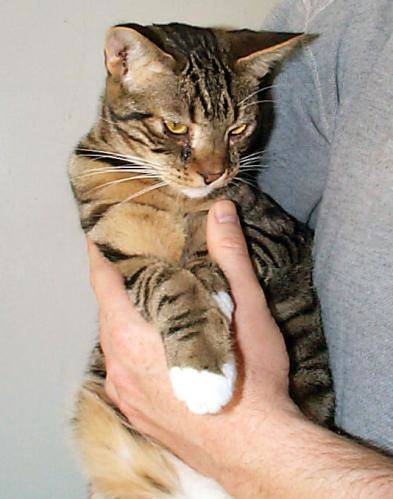
#> input picture train/cat/cat.9993.jpg, 393 x 499 px, found by its file name; its folder holds 3 pictures in this run
$ python cats_vs_dogs_svm.py
#> lines starting #> are read from the running program, lines starting #| are printed output that depends on the picture
import os
import numpy as np
import cv2
from sklearn.model_selection import train_test_split
from sklearn.svm import SVC
from sklearn.metrics import accuracy_score
import matplotlib.pyplot as plt

# Directory paths
dataset_path = "C:/Users/ayush/OneDrive/Desktop/intership/intern taks/PRODIGY_ML_03/train"

# Parameters
image_size = (64, 64)  # Resize images to 64x64

def load_images_from_folder(folder, label):
#> called with label = 0
    images = []
    labels = []
    for filename in os.listdir(folder):
        img_path = os.path.join(folder, filename)
        img = cv2.imread(img_path)
#> img is the input picture: shape (499, 393, 3); mean B, G, R 140.9, 154, 169.3
        if img is not None:
            img = cv2.resize(img, image_size)
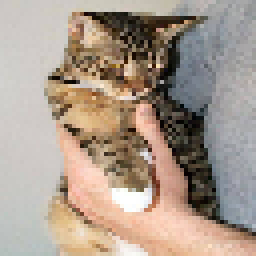
#> img: shape (64, 64, 3) (shown 4 times larger); mean B, G, R 140.8, 153.9, 169.2
            images.append(img)
            labels.append(label)
#> pass 2 of the loop in load_images_from_folder, `for filename in os.listdir(folder):`:
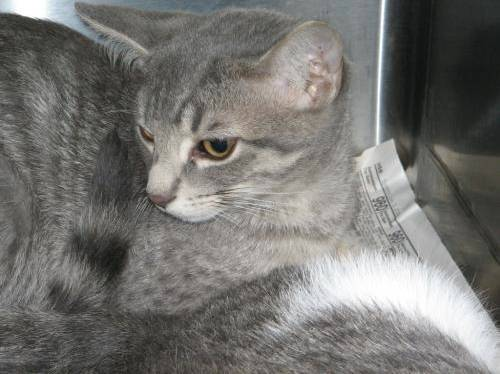
#> input picture train/cat/cat.9994.jpg, 500 x 374 px, found by its file name
#> in load_images_from_folder, img is the input picture: shape (374, 500, 3); mean B, G, R 113.2, 116.3, 117.3
#> in load_images_from_folder, `img = cv2.resize(img, image_size)`:
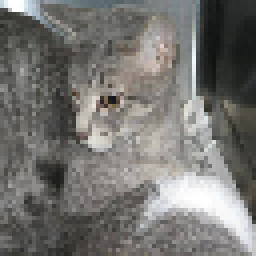
#> img: shape (64, 64, 3) (shown 4 times larger); mean B, G, R 113.4, 116.5, 117.5
#> pass 3 of the loop in load_images_from_folder, `for filename in os.listdir(folder):`:
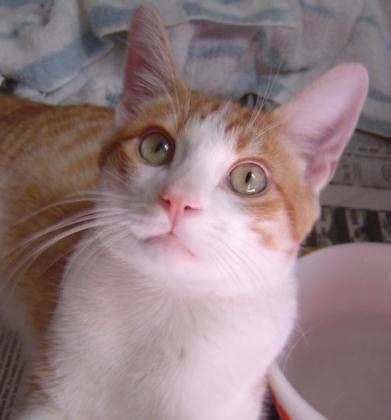
#> input picture train/cat/cat.9996.jpg, 391 x 420 px, found by its file name
#> in load_images_from_folder, img is the input picture: shape (420, 391, 3); mean B, G, R 126.6, 123.7, 145.1
#> in load_images_from_folder, `img = cv2.resize(img, image_size)`:
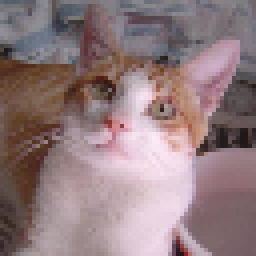
#> img: shape (64, 64, 3) (shown 4 times larger); mean B, G, R 126.5, 123.5, 145
    return images, labels

# Load images
cats_folder = os.path.join(dataset_path, "cat")
dogs_folder = os.path.join(dataset_path, "dog")

cat_images, cat_labels = load_images_from_folder(cats_folder, 0)
#> cat_images = 3 items; cat_labels = [0, 0, 0]
dog_images, dog_labels = load_images_from_folder(dogs_folder, 1)
#> call 2 of load_images_from_folder, with label = 1
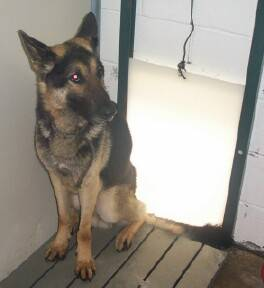
#> input picture train/dog/dog.9961.jpg, 264 x 288 px, found by its file name
#> in load_images_from_folder, img is the input picture: shape (288, 264, 3); mean B, G, R 140.6, 149.7, 155.2
#> in load_images_from_folder (call 2), `img = cv2.resize(img, image_size)`:
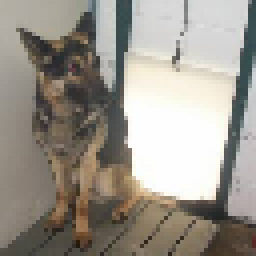
#> img: shape (64, 64, 3) (shown 4 times larger); mean B, G, R 140.5, 149.5, 155
#> dog_images = 1 item; dog_labels = [1]

images = np.array(cat_images + dog_images)
labels = np.array(cat_labels + dog_labels)
#> labels = [0, 0, 0, 1]

images = images / 255.0


n_samples = len(images)
#> n_samples = 4
images_flattened = images.reshape(n_samples, -1)

X_train, X_test, y_train, y_test = train_test_split(images_flattened, labels, test_size=0.2, random_state=42)
#> y_train = [1, 0, 0]; y_test = [0]

# Create and train the SVM model
svm = SVC(kernel='linear', C=1.0, random_state=42)
svm.fit(X_train, y_train)

# Predict on test data
y_pred = svm.predict(X_test)
#> y_pred = [0]

# Evaluate the model
accuracy = accuracy_score(y_test, y_pred)
#> accuracy = 1
print(f"Accuracy: {accuracy * 100:.2f}%")
#| Accuracy: 100.00%

# Plot a few test images with their predictions
def plot_samples(images, labels, preds, n=10):
#> called with images = array of shape (1, 64, 64, 3), labels = array of shape (1,), preds = array of shape (1,), n = 10
    n_samples = min(len(images), n)
#> n_samples = 1
    plt.figure(figsize=(20, 4))
    for i in range(n_samples):
        ax = plt.subplot(1, n_samples, i + 1)
        plt.imshow(images[i].reshape(64, 64, 3))
        plt.title(f"True: {labels[i]}, Pred: {preds[i]}")
        plt.axis("off")
    plt.show()
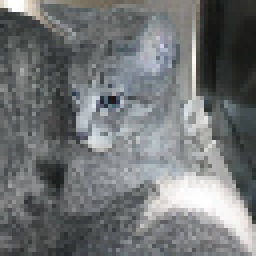
#> shown: shape (64, 64, 3) float64 (shown 4 times larger); mean R, G, B 0.445, 0.457, 0.461

plot_samples(X_test[:10].reshape(-1, 64, 64, 3), y_test[:10], y_pred[:10])
